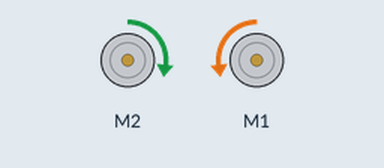
Simulated run of this program. Board: BBC micro:bit (MakeCode). Shown: 2 × DC motor (green arrow = forward, orange = backward, longer = faster).

Above: at 1.7 s.
At 4.0 s:
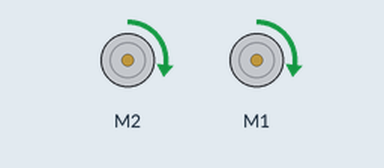
Timing chart, 0 to 5.0 s (numbered marks = the images above):
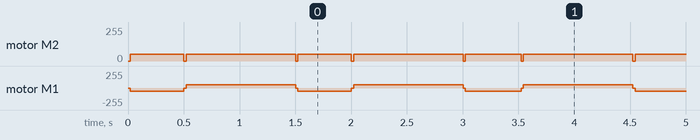

The program:

main.ts
```typescript
maqueen.motorRun(maqueen.Motors.M2, maqueen.Dir.CW, 50)
maqueen.motorRun(maqueen.Motors.M1, maqueen.Dir.CCW, 50)
basic.pause(500)
maqueen.motorStop(maqueen.Motors.All)
maqueen.motorRun(maqueen.Motors.All, maqueen.Dir.CW, 50)
basic.pause(1000)
maqueen.motorStop(maqueen.Motors.All)
basic.forever(function () {
    maqueen.motorRun(maqueen.Motors.M2, maqueen.Dir.CW, 50)
    maqueen.motorRun(maqueen.Motors.M1, maqueen.Dir.CCW, 50)
    basic.pause(500)
    maqueen.motorStop(maqueen.Motors.All)
    maqueen.motorRun(maqueen.Motors.All, maqueen.Dir.CW, 50)
    basic.pause(1000)
    maqueen.motorStop(maqueen.Motors.All)
})
```

test.ts
```typescript
// tests gaan hier; deze zal niet worden gecompileerd wanneer dit pakket wordt gebruikt als extensie.
```

Measured:
- by itself, motor M2: repeats every 1.5 s: stopped 0.02 s, forward 50/255 0.98 s, stopped 0.02 s, forward 50/255 0.48 s
- by itself, motor M1: repeats every 1.5 s: stopped 0.02 s, forward 50/255 0.98 s, stopped 0.02 s, backward 50/255 0.48 s
